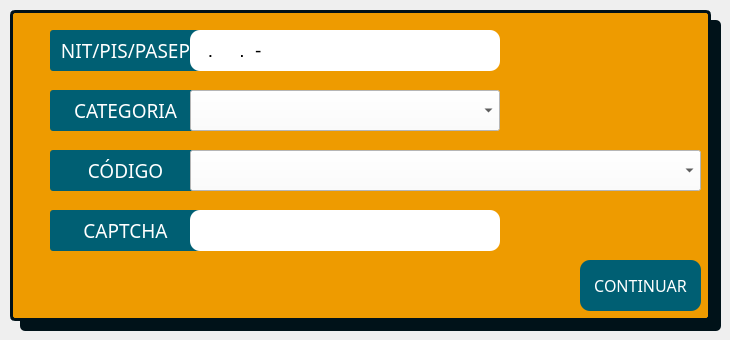
    <widget class="QWidget" name="page2">
     <widget class="QLabel" name="subBackground1">
      <property name="geometry">
       <rect>
        <x>10</x>
        <y>10</y>
        <width>701</width>
        <height>311</height>
       </rect>
      </property>
      <property name="styleSheet">
       <string notr="true">background:#EE9B00;
border: 3px solid #001219;
border-radius: 5px;</string>
      </property>
      <property name="text">
       <string/>
      </property>
     </widget>
     <widget class="QLabel" name="subBackgroundShadow1">
      <property name="geometry">
       <rect>
        <x>20</x>
        <y>20</y>
        <width>701</width>
        <height>311</height>
       </rect>
      </property>
      <property name="styleSheet">
       <string notr="true">background:#001219;
border-radius: 5px;</string>
      </property>
      <property name="text">
       <string/>
      </property>
     </widget>
     <widget class="QLabel" name="nitLabel">
      <property name="geometry">
       <rect>
        <x>50</x>
        <y>30</y>
        <width>151</width>
        <height>41</height>
       </rect>
      </property>
      <property name="font">
       <font>
        <family>Leelawadee UI Semilight</family>
        <pointsize>14</pointsize>
       </font>
      </property>
      <property name="mouseTracking">
       <bool>false</bool>
      </property>
      <property name="tabletTracking">
       <bool>false</bool>
      </property>
      <property name="toolTipDuration">
       <number>-7</number>
      </property>
      <property name="styleSheet">
       <string notr="true">color: white;
background:#005f73;
border-radius: 3px;
</string>
      </property>
      <property name="frameShape">
       <enum>QFrame::NoFrame</enum>
      </property>
      <property name="text">
       <string>NIT/PIS/PASEP</string>
      </property>
      <property name="alignment">
       <set>Qt::AlignCenter</set>
      </property>
     </widget>
     <widget class="QLineEdit" name="nitInput">
      <property name="geometry">
       <rect>
        <x>190</x>
        <y>30</y>
        <width>310</width>
        <height>41</height>
       </rect>
      </property>
      <property name="font">
       <font>
        <pointsize>14</pointsize>
       </font>
      </property>
      <property name="styleSheet">
       <string notr="true">border-radius: 10px;
background-color:white; </string>
      </property>
      <property name="inputMask">
       <string>999.99999.99-9</string>
      </property>
     </widget>
     <widget class="QLabel" name="categoryLabel">
      <property name="geometry">
       <rect>
        <x>50</x>
        <y>90</y>
        <width>151</width>
        <height>41</height>
       </rect>
      </property>
      <property name="font">
       <font>
        <family>Leelawadee UI Semilight</family>
        <pointsize>14</pointsize>
       </font>
      </property>
      <property name="toolTipDuration">
       <number>-7</number>
      </property>
      <property name="styleSheet">
       <string notr="true">color: white;
background:#005f73;
border-radius: 3px;
</string>
      </property>
      <property name="frameShape">
       <enum>QFrame::NoFrame</enum>
      </property>
      <property name="text">
       <string>CATEGORIA</string>
      </property>
      <property name="alignment">
       <set>Qt::AlignCenter</set>
      </property>
     </widget>
     <widget class="QComboBox" name="categoryInput">
      <property name="geometry">
       <rect>
        <x>190</x>
        <y>90</y>
        <width>310</width>
        <height>41</height>
       </rect>
      </property>
      <property name="font">
       <font>
        <family>Calibri</family>
        <pointsize>14</pointsize>
       </font>
      </property>
      <property name="layoutDirection">
       <enum>Qt::LeftToRight</enum>
      </property>
      <property name="autoFillBackground">
       <bool>false</bool>
      </property>
      <property name="styleSheet">
       <string notr="true">background-color:white; </string>
      </property>
     </widget>
     <widget class="QComboBox" name="paymentCodeInput">
      <property name="geometry">
       <rect>
        <x>190</x>
        <y>150</y>
        <width>511</width>
        <height>41</height>
       </rect>
      </property>
      <property name="font">
       <font>
        <family>Calibri</family>
        <pointsize>9</pointsize>
       </font>
      </property>
      <property name="layoutDirection">
       <enum>Qt::LeftToRight</enum>
      </property>
      <property name="autoFillBackground">
       <bool>false</bool>
      </property>
      <property name="styleSheet">
       <string notr="true">background-color:white; </string>
      </property>
     </widget>
     <widget class="QLabel" name="paymentCodeLabel">
      <property name="geometry">
       <rect>
        <x>50</x>
        <y>150</y>
        <width>151</width>
        <height>41</height>
       </rect>
      </property>
      <property name="font">
       <font>
        <family>Leelawadee UI Semilight</family>
        <pointsize>14</pointsize>
       </font>
      </property>
      <property name="toolTipDuration">
       <number>-7</number>
      </property>
      <property name="styleSheet">
       <string notr="true">color: white;
background:#005f73;
border-radius: 3px;
</string>
      </property>
      <property name="frameShape">
       <enum>QFrame::NoFrame</enum>
      </property>
      <property name="text">
       <string>CÓDIGO</string>
      </property>
      <property name="alignment">
       <set>Qt::AlignCenter</set>
      </property>
     </widget>
     <widget class="QLineEdit" name="captchaInput">
      <property name="geometry">
       <rect>
        <x>190</x>
        <y>210</y>
        <width>310</width>
        <height>41</height>
       </rect>
      </property>
      <property name="font">
       <font>
        <family>Calibri</family>
        <pointsize>14</pointsize>
       </font>
      </property>
      <property name="styleSheet">
       <string notr="true">border-radius: 10px;
background-color:white; </string>
      </property>
     </widget>
     <widget class="QLabel" name="captchaLabel">
      <property name="geometry">
       <rect>
        <x>50</x>
        <y>210</y>
        <width>151</width>
        <height>41</height>
       </rect>
      </property>
      <property name="font">
       <font>
        <family>Leelawadee UI Semilight</family>
        <pointsize>14</pointsize>
        <stylestrategy>PreferDefault</stylestrategy>
       </font>
      </property>
      <property name="toolTipDuration">
       <number>-7</number>
      </property>
      <property name="styleSheet">
       <string notr="true">color: white;
background:#005f73;
border-radius: 3px;
</string>
      </property>
      <property name="frameShape">
       <enum>QFrame::NoFrame</enum>
      </property>
      <property name="text">
       <string>CAPTCHA</string>
      </property>
      <property name="alignment">
       <set>Qt::AlignCenter</set>
      </property>
     </widget>
     <widget class="QPushButton" name="continueButton">
      <property name="geometry">
       <rect>
        <x>580</x>
        <y>260</y>
        <width>121</width>
        <height>51</height>
       </rect>
      </property>
      <property name="font">
       <font>
        <family>Franklin Gothic Demi</family>
        <pointsize>12</pointsize>
       </font>
      </property>
      <property name="cursor">
       <cursorShape>PointingHandCursor</cursorShape>
      </property>
      <property name="styleSheet">
       <string notr="true">border-radius: 10px;
color:white;
background: #005F73;</string>
      </property>
      <property name="text">
       <string>CONTINUAR</string>
      </property>
     </widget>
     <zorder>subBackgroundShadow1</zorder>
     <zorder>subBackground1</zorder>
     <zorder>nitLabel</zorder>
     <zorder>categoryLabel</zorder>
     <zorder>paymentCodeLabel</zorder>
     <zorder>captchaLabel</zorder>
     <zorder>continueButton</zorder>
     <zorder>nitInput</zorder>
     <zorder>categoryInput</zorder>
     <zorder>paymentCodeInput</zorder>
     <zorder>captchaInput</zorder>
    </widget>
